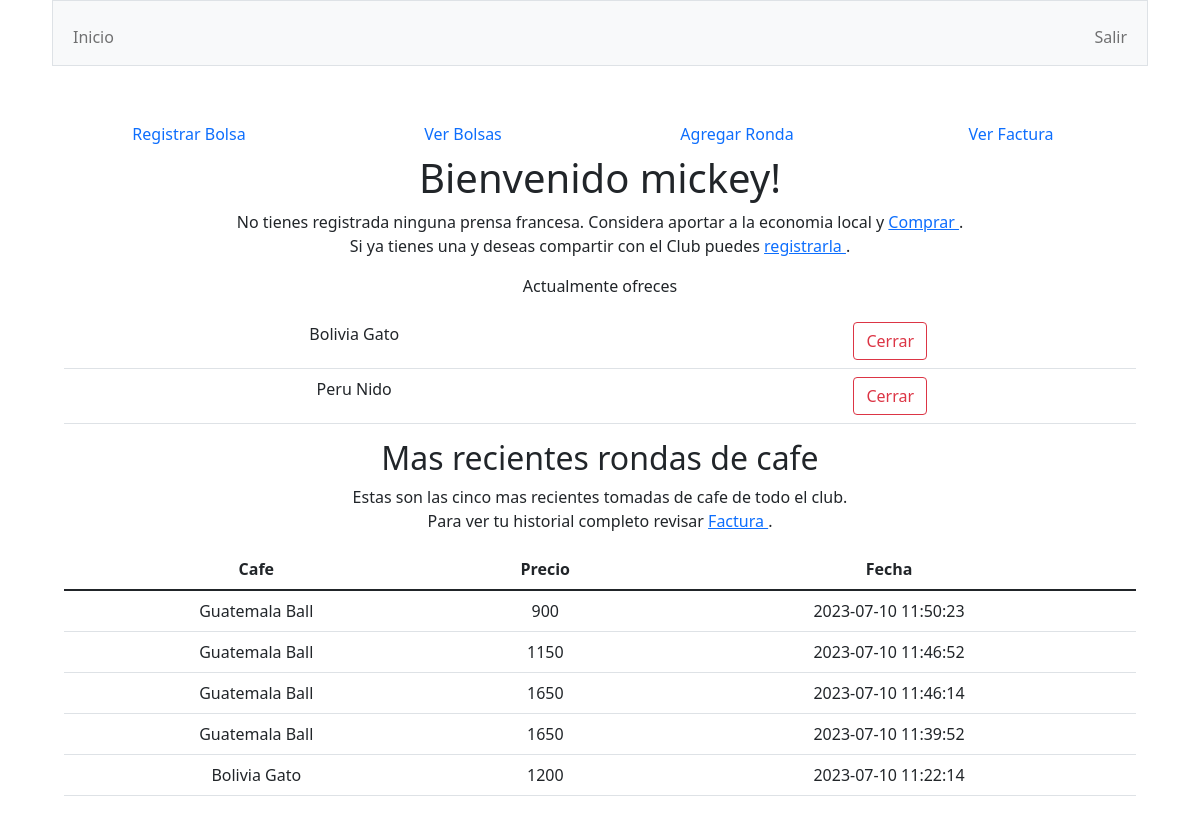
Page / (signed in) on the earlier database version.
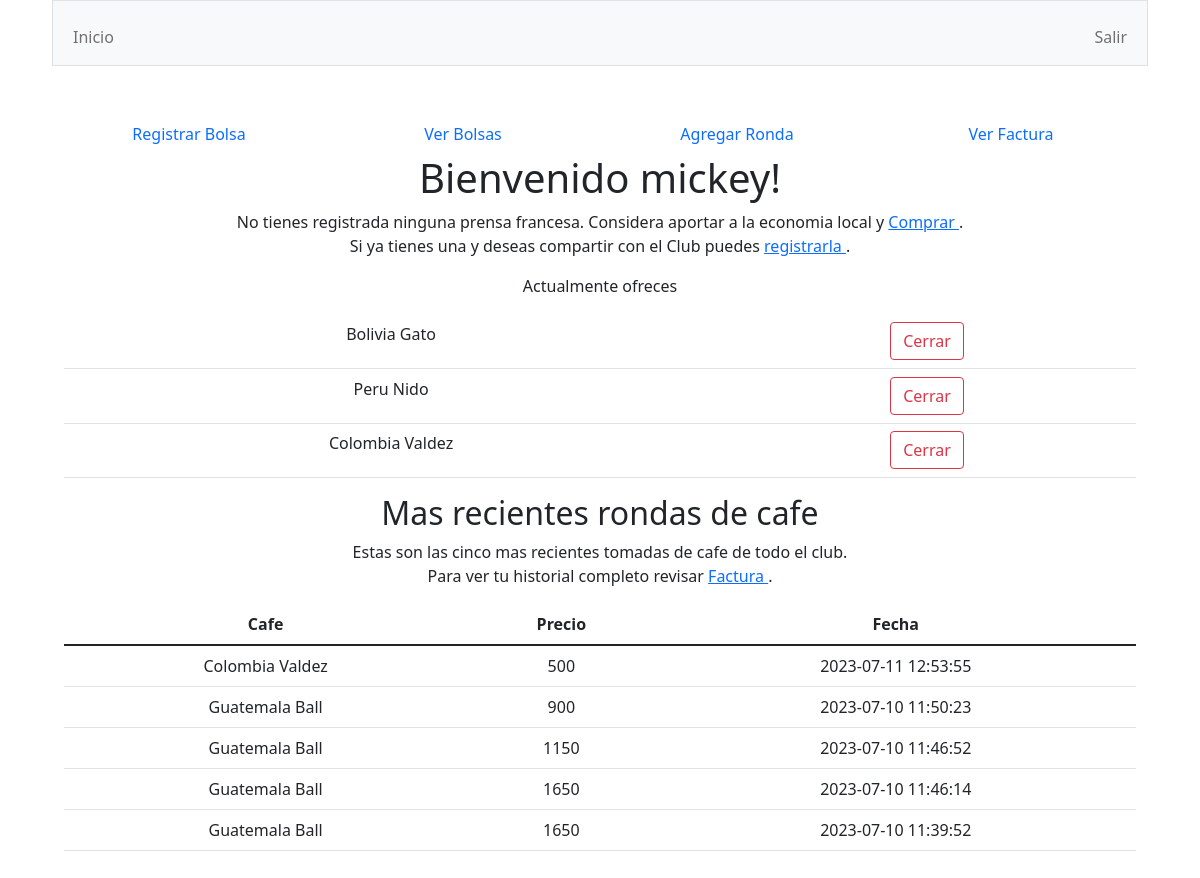
Same page on the later database version.
### tables this page shows
CREATE TABLE users (id INTEGER PRIMARY KEY AUTOINCREMENT NOT NULL, username TEXT NOT NULL, hash TEXT NOT NULL);

CREATE TABLE bolsas ( id INTEGER PRIMARY KEY AUTOINCREMENT NOT NULL, user_id INTEGER, origin TEXT, price INTEGER, grams INTEGER, toaster TEXT NOT NULL, date DATE, active TEXT NOT NULL, FOREIGN KEY(user_id) REFERENCES users(id));

CREATE TABLE rondas ( id INTEGER PRIMARY KEY AUTOINCREMENT NOT NULL, prensa_id INTEGER, bolsa_id INTEGER, cost INTEGER, date DATETIME, FOREIGN KEY(bolsa_id) REFERENCES bolsas(id), FOREIGN KEY(prensa_id) REFERENCES prensas(id));

### app.py (the view)
@app.route("/")
@login_required
def index():
    query = db.execute("SELECT capacity FROM users JOIN prensas ON prensas.owner_id = users.id WHERE users.id=?", session["user_id"])
    queri = db.execute("SELECT origin, toaster, bolsas.id AS numero FROM users JOIN bolsas ON bolsas.user_id = users.id WHERE users.id = ?", session["user_id"])
    prensa_info=""
    bolsa_info=""
    if query:
        prensa_info=query[0]["capacity"]
    if queri:
        bolsa_info = queri
    rondas = db.execute("SELECT origin, toaster, cost, rondas.date AS fecha FROM bolsas JOIN rondas ON bolsas.id = rondas.bolsa_id ORDER BY rondas.date DESC LIMIT 5")
    return render_template("index.html", username = username(session["user_id"]) , french = prensa_info, rondas = rondas, bolsas = bolsa_info)

### app.py (called while the page is built)
@app.after_request
def after_request(response):
    response.headers["Cache-Control"] = "no-cache, no-store, must-revalidate"
    response.headers["Expires"] = 0
    response.headers["Pragma"] = "no-cache"
    return response

### helpers.py (called while the page is built)
def login_required(f):
    @wraps(f)
    def decorated_function(*args, **kwargs):
        if session.get("user_id") is None:
            return redirect("/login")
        return f(*args, **kwargs)
    return decorated_function

def username(n):
    n = int(n)
    query = db.execute("SELECT username FROM users WHERE id=?", n)
    return query[0]["username"]

### templates/index.html (shortened to what this page needs)
{% extends "layout.html" %}
{% block main %}
<div class="menu">
	<div class="row">
		<div class="col-sm-3"> <a class="nav-link" href="/bolsa">Registrar Bolsa</a> </div>
		<div class="col-sm-3"> <a class="nav-link" href="/bolsas">Ver Bolsas</a> </div>
		<div class="col-sm-3"> <a class="nav-link" href="/ronda">Agregar Ronda</a> </div>
		<div class="col-sm-3"> <a class="nav-link" href="/factura">Ver Factura</a> </div>
	</div>
</div>
<h1> Bienvenido {{username}}! </h1>
<div class="md-3">
	<p>
	{% if french=="" %}
	No tienes registrada ninguna prensa francesa.
	Considera aportar a la economia local y <a href="https://cafestore.cl/categoria-producto/metodos-manuales/prensa-francesa/" target="_blank"> Comprar </a>. <br>
	Si ya tienes una y deseas compartir con el Club puedes <a href="/prensa"> registrarla </a>.
	{% endif %}
	</p>
</div>
<div class="md-3">
	<p>
	{% if bolsas!="" %}
	Actualmente ofreces
	<table class="table">
		{% for bolsa in bolsas %}
		<tr> <td> {{bolsa.origin}} {{bolsa.toaster}} </td> <td>  <form action="/cerrar" method="post"> <input value="{{bolsa.numero}}" class="hidden"> <button class="btn btn-outline-danger" type="submit"> Cerrar </button></form>
 </td><tr>
		{% endfor %}
	</table>
	{% endif %}
	</p>
</div>
<div class="md-4">
	<h2> Mas recientes rondas de cafe  </h2>
	<p> Estas son las cinco mas recientes tomadas de cafe de todo el club. <br>
	Para ver tu historial completo revisar <a href="/factura"> Factura <a>.
	</p>
	<table class="table">
		<thead class="thead-dark">
		<tr>
			<th scope="col"> Cafe </th>
			<th scope="col"> Precio  </th>
			<th scope="col"> Fecha </th>
		</tr>
		</thead>
		<tbody>
			{% for ronda in rondas %}
			<tr>
			<td> {{ronda.origin}} {{ronda.toaster}} </td>
			<td> {{ ronda.cost}} </td>
			<td> {{ ronda.fecha}} </td>
			</tr>
			{% endfor %}
		</tbody>
	</table>
</div>
{% endblock %}

### templates/layout.html (shortened to what this page needs)
<!DOCTYPE html>
<html lang="en">
    <head>
        <link href="https://cdn.jsdelivr.net/npm/bootstrap@5.1.3/dist/css/bootstrap.min.css" rel="stylesheet">
        <link href="/static/styles.css" rel="stylesheet">
    </head>
    <body>
        <nav class="bg-light border navbar navbar-expand-md navbar-light">
            <div class="container-fluid">
                <div class="collapse navbar-collapse" id="navbar">
                    {% if session["user_id"] %}
                        <ul class="navbar-nav me-auto mt-2">
                            <li class="nav-item"><a class="nav-link" href="/">Inicio</a></li>
                        </ul>
                        <ul class="navbar-nav ms-auto mt-2">
                            <li class="nav-item"><a class="nav-link" href="/logout">Salir</a></li>
                        </ul>
                    {% else %}
                        <ul class="navbar-nav ms-auto mt-2">
                            <li class="nav-item"><a class="nav-link" href="/register">Registrar</a></li>
                            <li class="nav-item"><a class="nav-link" href="/login">Entrar</a></li>
                        </ul>
                    {% endif %}
                </div>
            </div>
        </nav>
        <main class="container-fluid py-5 text-center">
            {% block main %}{% endblock %}
        </main>
    </body>
</html>

### static/styles.css (style rules this page uses)
body { margin-right: 3.25rem; margin-left: 3.25rem; }
p { border: 0.25rem brown; }

Differences in the rows shown:
no longer on this page (row unchanged): rondas: origin "Bolivia", toaster "Gato", cost "1200", fecha "2023-07-10 11:22:14"
added bolsas: origin "Colombia", toaster "Valdez"
added rondas: origin "Colombia", toaster "Valdez", cost "500", fecha "2023-07-11 12:53:55"
